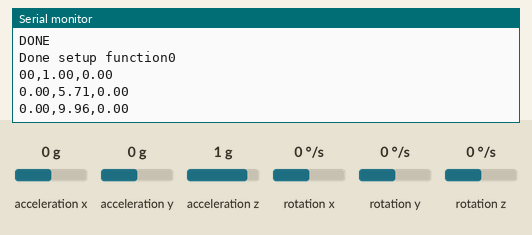
This sketch was run on a simulated Arduino Uno, built with avr-gcc and run on an emulated ATmega328P. On the bench: the last lines printed to the serial monitor. The inputs (shaded band) are chosen by the test bench; at power-on: acceleration x 0 g, acceleration y 0 g, acceleration z 1 g, rotation x 0 °/s, rotation y 0 °/s, rotation z 0 °/s.

Above: at 1.2 s.
1.3 s: acceleration x set to -1.4 g
At 1.82 s:
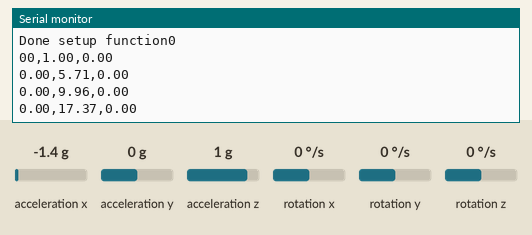
2.8 s: acceleration y set to -1.4 g
At 2.81 s:
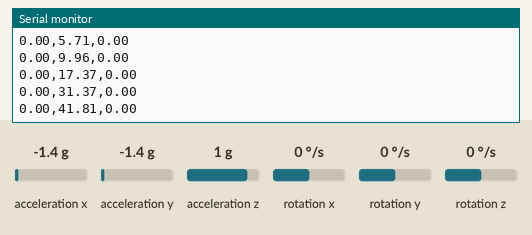
4.3 s: acceleration z set to -1.4 g
At 4.3 s:
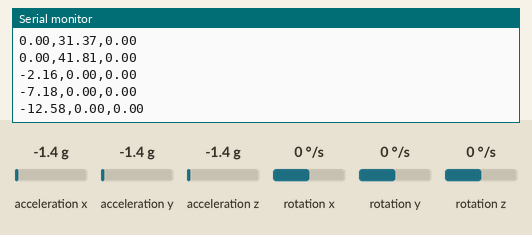
5.8 s: rotation x set to -192 °/s
At 6.29 s:
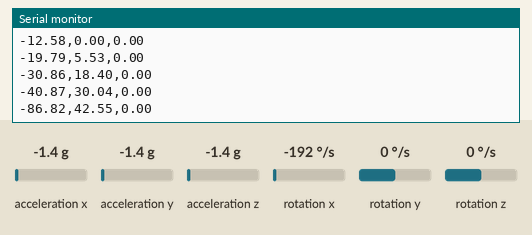
7.3 s: rotation y set to -192 °/s
At 7.78 s:
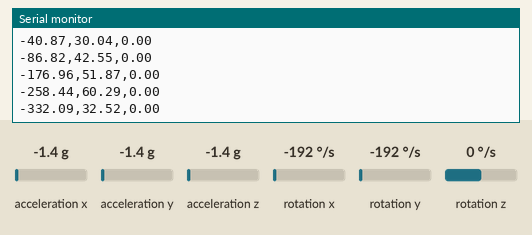
Timing chart, 0 to 9.8 s (numbered marks = the images above; inputs shaded):
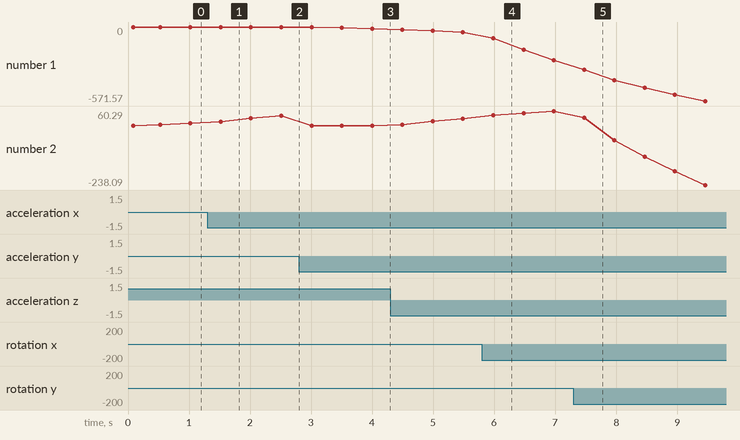

The sketch:

main.ino
```cpp
#include <Wire.h>
#include <MPU6050.h>
#include <Arduino_FreeRTOS.h>
#include <semphr.h>

// Initialize the MPU6050 IMU object
MPU6050 mpu;


// set init and sim vals
float roll{0.0};
float pitch{0.0};
float yaw{0.0};
// arbitrarily assuming 100 Hz
float timeStep = 0.01;
unsigned long previousTime{0};

// Mutex for safely sharing data between tasks
SemaphoreHandle_t imuDataMutex;

// Task handles
void TaskReadIMU(void *pvParameters);
void TaskSendData(void *pvParameters);

void setup() {

    // baud rate
    Serial.begin(9600);

    // calibrate (must be stationary)
    mpu.CalibrateGyro();

    // wire library (an I2C communication library)
    Wire.begin();
    Serial.println("Initializing IMU...");

    // imu init
    mpu.initialize();

    if (mpu.testConnection()) {
        Serial.println("MPU6050 connection successful.");
    } else {
        Serial.println("IMU connection failed.");
        while (1);
    }
    Serial.println("DONE");

    imuDataMutex = xSemaphoreCreateMutex();

    //////////////////// Create tasks ////////////////////
    // xtaskCreate( task function pointer,
    //              description,
    //              stack size (words not bytes),
    //              parameters to task,
    //              priority,
    //              passes a handle to created task out of this function)

    xTaskCreate(TaskReadIMU, "IMU Read", 128, NULL, 2, NULL);
    xTaskCreate(TaskSendData, "Data Send", 128, NULL, 1, NULL);

    Serial.println("Done setup function");
}

void loop() {} // empty since we are using freeRTOS framework

// Task to read data from IMU and calculate Roll, Pitch, and Yaw
void TaskReadIMU(void *pvParameters) {
    (void) pvParameters;

    while (1) {
        int16_t ax, ay, az;
        int16_t gx, gy, gz;

        mpu.getMotion6(&ax, &ay, &az, &gx, &gy, &gz);

        // Convert gyroscope values from raw to degrees/second
        float gyroXrate = gx / 131.0; // Assuming sensitivity is ±250 degrees/sec
        float gyroYrate = gy / 131.0;
        float gyroZrate = gz / 131.0;

        unsigned long currentTime = millis();
        float dt = (currentTime - previousTime) / 1000.0;
        previousTime = currentTime;

        // Calculate Roll and Pitch using accelerometer
        float accRoll = atan2(ay, az) * 180 / PI;
        float accPitch = atan2(-ax, sqrt(ay * ay + az * az)) * 180 / PI;

        // Integrate gyroscope data for Roll, Pitch, and Yaw
        roll += gyroXrate * dt;
        pitch += gyroYrate * dt;
        yaw += gyroZrate * dt;


        // Complementary filter to combine accelerometer and gyroscope data
        const float alpha = 0.98;
        roll = alpha * roll + (1 - alpha) * accRoll;
        pitch = alpha * pitch + (1 - alpha) * accPitch + 1;
        // Store the calculated Roll, Pitch, Yaw values in shared variables
        // handle nan case
        if (isnan(pitch)){pitch=0.0;}
        xSemaphoreGive(imuDataMutex);

        // Delay to allow other tasks to run
        vTaskDelay(100 / portTICK_PERIOD_MS);
    }
}

// Task to send Roll, Pitch, and Yaw data over Serial
void TaskSendData(void *pvParameters) {
    (void) pvParameters;

    while (1) {
        // Take the mutex to safely write Roll, Pitch, and Yaw data
        xSemaphoreTake(imuDataMutex, portMAX_DELAY);
        Serial.print(roll); Serial.print(',');
        Serial.print(pitch); Serial.print(',');
        Serial.println(yaw);
        xSemaphoreGive(imuDataMutex);

        // Delay for a short interval before sending data again
        vTaskDelay(500 / portTICK_PERIOD_MS);
    }
}
```

Measured:
- after the input at 1.3 s, the serial monitor: prints a new line after 0.22 s (image 1)
- after the input at 5.8 s, the serial monitor: prints a new line after 0.19 s (image 4)
- after the input at 7.3 s, the serial monitor: prints a new line after 0.17 s (image 5)
- plotted number 1: 0 → -12.58 after the input at 2.8 s, -12.58 → -40.87 after the input at 4.3 s, -40.87 → -258.44 after the input at 5.8 s, -258.44 → -571.57 after the input at 7.3 s
- plotted number 2: 9.96 → 41.81 after the input at 1.3 s, 0 → 30.04 after the input at 4.3 s, 60.29 → -238.09 after the input at 7.3 s
